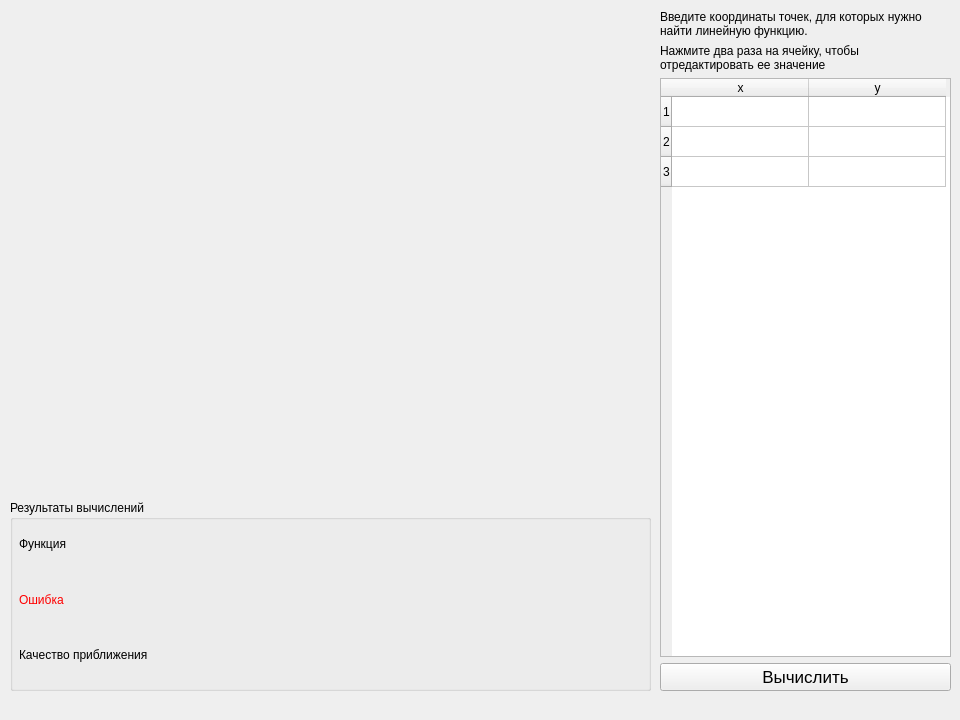
<?xml version="1.0" encoding="UTF-8"?>
<ui version="4.0">
 <class>MainWindow</class>
 <widget class="QMainWindow" name="MainWindow">
  <property name="geometry">
   <rect>
    <x>0</x>
    <y>0</y>
    <width>960</width>
    <height>720</height>
   </rect>
  </property>
  <property name="windowTitle">
   <string>MainWindow</string>
  </property>
  <widget class="QWidget" name="centralwidget">
   <widget class="GraphWidget" name="canvas" native="true">
    <property name="geometry">
     <rect>
      <x>10</x>
      <y>10</y>
      <width>640</width>
      <height>480</height>
     </rect>
    </property>
    <property name="sizePolicy">
     <sizepolicy hsizetype="Expanding" vsizetype="Expanding">
      <horstretch>0</horstretch>
      <verstretch>0</verstretch>
     </sizepolicy>
    </property>
   </widget>
   <widget class="QGroupBox" name="results_box">
    <property name="geometry">
     <rect>
      <x>10</x>
      <y>500</y>
      <width>641</width>
      <height>191</height>
     </rect>
    </property>
    <property name="title">
     <string>Результаты вычислений</string>
    </property>
    <widget class="QWidget" name="verticalLayoutWidget">
     <property name="geometry">
      <rect>
       <x>9</x>
       <y>19</y>
       <width>621</width>
       <height>161</height>
      </rect>
     </property>
     <layout class="QVBoxLayout" name="verticalLayout">
      <item>
       <widget class="QLabel" name="function_lbl">
        <property name="text">
         <string>Функция</string>
        </property>
       </widget>
      </item>
      <item>
       <widget class="QLabel" name="error_lbl">
        <property name="styleSheet">
         <string notr="true">color: rgb(255, 0, 0);</string>
        </property>
        <property name="text">
         <string>Ошибка</string>
        </property>
       </widget>
      </item>
      <item>
       <widget class="QLabel" name="estimate_lbl">
        <property name="text">
         <string>Качество приближения</string>
        </property>
       </widget>
      </item>
     </layout>
    </widget>
   </widget>
   <widget class="QWidget" name="verticalLayoutWidget_2">
    <property name="geometry">
     <rect>
      <x>660</x>
      <y>10</y>
      <width>291</width>
      <height>681</height>
     </rect>
    </property>
    <layout class="QVBoxLayout" name="verticalLayout_2">
     <item>
      <widget class="QLabel" name="lbl_1">
       <property name="sizePolicy">
        <sizepolicy hsizetype="Preferred" vsizetype="Fixed">
         <horstretch>0</horstretch>
         <verstretch>0</verstretch>
        </sizepolicy>
       </property>
       <property name="text">
        <string>Введите координаты точек, для которых нужно найти линейную функцию.</string>
       </property>
       <property name="wordWrap">
        <bool>true</bool>
       </property>
      </widget>
     </item>
     <item>
      <widget class="QLabel" name="lbl_2">
       <property name="sizePolicy">
        <sizepolicy hsizetype="Preferred" vsizetype="Fixed">
         <horstretch>0</horstretch>
         <verstretch>0</verstretch>
        </sizepolicy>
       </property>
       <property name="text">
        <string>Нажмите два раза на ячейку, чтобы отредактировать ее значение</string>
       </property>
       <property name="wordWrap">
        <bool>true</bool>
       </property>
      </widget>
     </item>
     <item>
      <widget class="QTableWidget" name="points_table">
       <property name="verticalScrollBarPolicy">
        <enum>Qt::ScrollBarAsNeeded</enum>
       </property>
       <property name="horizontalScrollBarPolicy">
        <enum>Qt::ScrollBarAlwaysOff</enum>
       </property>
       <property name="sizeAdjustPolicy">
        <enum>QAbstractScrollArea::AdjustIgnored</enum>
       </property>
       <property name="gridStyle">
        <enum>Qt::SolidLine</enum>
       </property>
       <property name="cornerButtonEnabled">
        <bool>true</bool>
       </property>
       <attribute name="horizontalHeaderCascadingSectionResizes">
        <bool>false</bool>
       </attribute>
       <attribute name="horizontalHeaderDefaultSectionSize">
        <number>137</number>
       </attribute>
       <attribute name="horizontalHeaderStretchLastSection">
        <bool>false</bool>
       </attribute>
       <row>
        <property name="text">
         <string>1</string>
        </property>
       </row>
       <row>
        <property name="text">
         <string>2</string>
        </property>
       </row>
       <row>
        <property name="text">
         <string>3</string>
        </property>
       </row>
       <column>
        <property name="text">
         <string>x</string>
        </property>
       </column>
       <column>
        <property name="text">
         <string>y</string>
        </property>
       </column>
      </widget>
     </item>
     <item>
      <widget class="QPushButton" name="calculate_btn">
       <property name="font">
        <font>
         <pointsize>13</pointsize>
         <weight>50</weight>
         <italic>false</italic>
         <bold>false</bold>
         <underline>false</underline>
         <strikeout>false</strikeout>
         <stylestrategy>PreferDefault</stylestrategy>
         <kerning>true</kerning>
        </font>
       </property>
       <property name="text">
        <string>Вычислить</string>
       </property>
      </widget>
     </item>
    </layout>
   </widget>
  </widget>
  <widget class="QMenuBar" name="menubar">
   <property name="geometry">
    <rect>
     <x>0</x>
     <y>0</y>
     <width>960</width>
     <height>21</height>
    </rect>
   </property>
  </widget>
 </widget>
 <customwidgets>
  <customwidget>
   <class>GraphWidget</class>
   <extends>QWidget</extends>
   <header location="global">graph_widget</header>
   <container>1</container>
  </customwidget>
 </customwidgets>
 <resources/>
 <connections/>
</ui>
